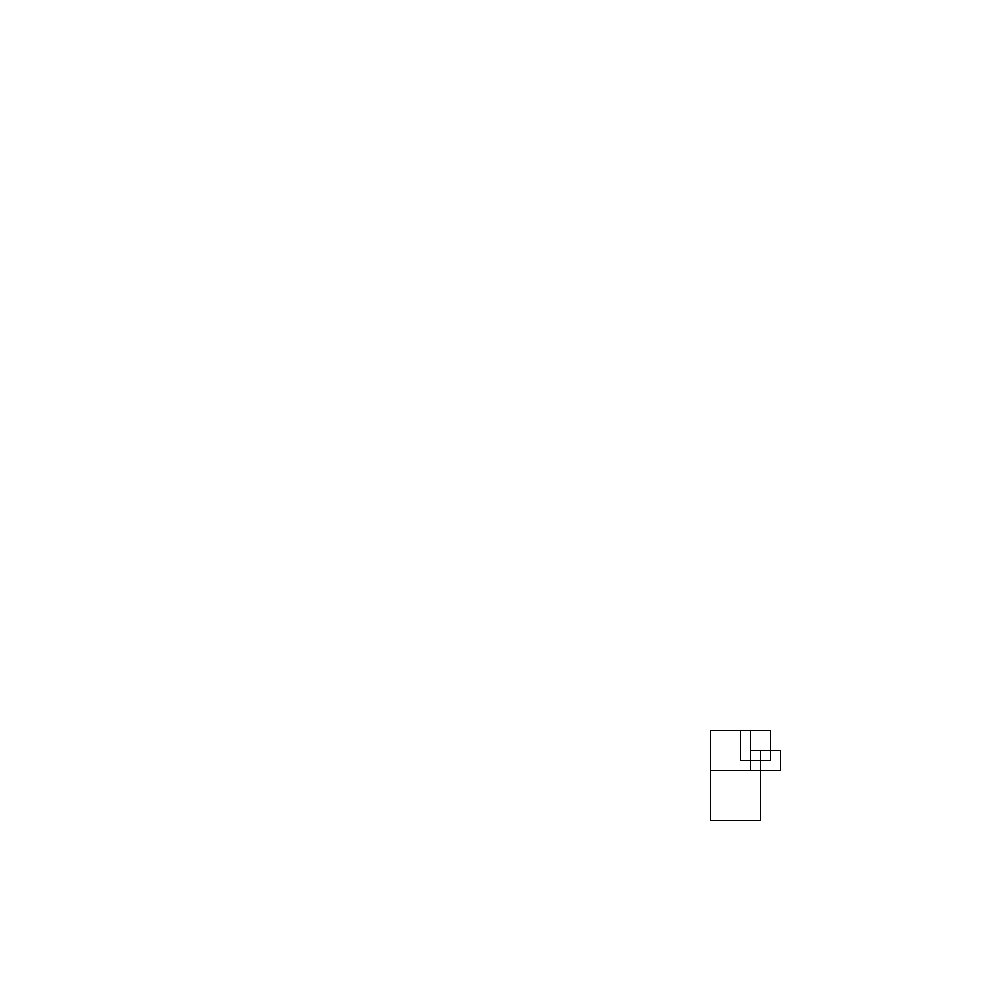
Frame 1 (no input)
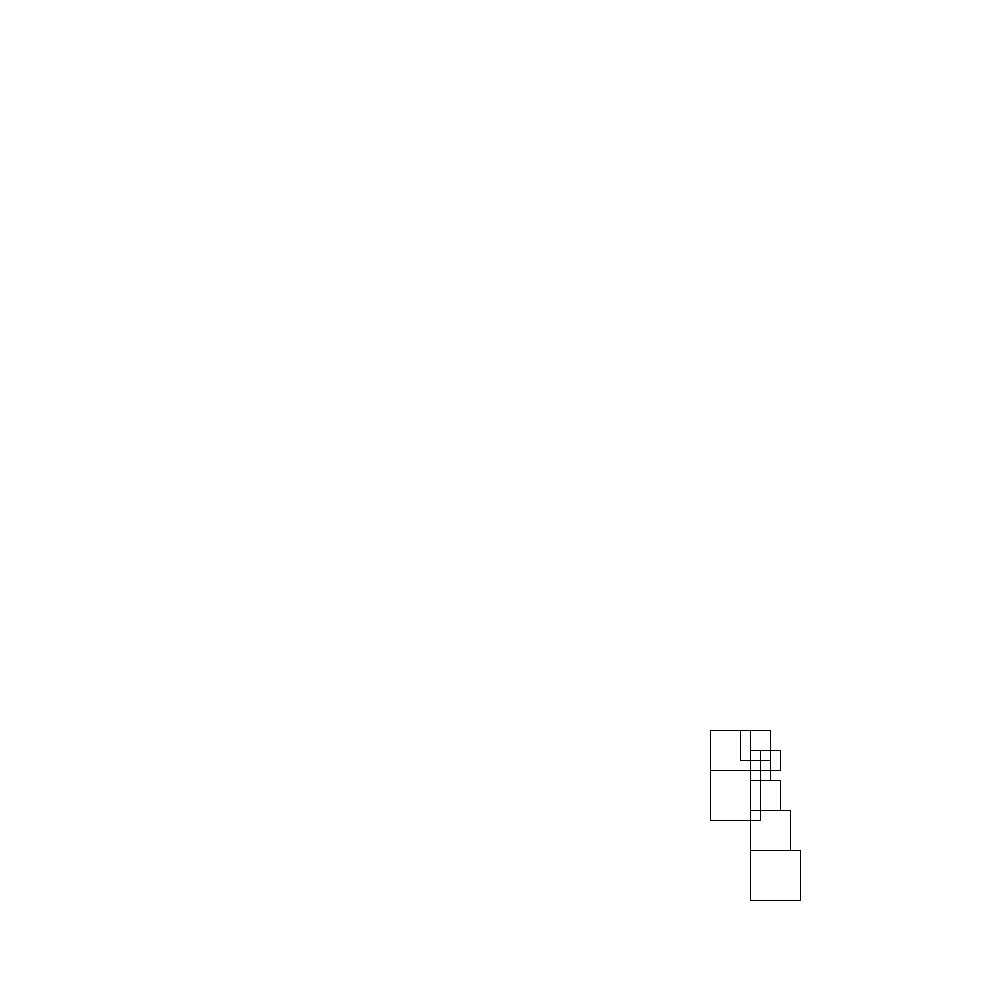
Frame 60 (the mouse pressed at the canvas centre just before this capture)
Frame 120 (the mouse held since frame 60 and released just before this capture): identical to frame 60, image omitted

The Processing sketch that drew these frames (run headless with seeded random() and noise(); from frame 60 on, the mouse is pressed at the canvas centre):

// Processing sketch: Square_thingamy
// ── Square_thingamy.pde
int unit = 10;
String direction = "right";

//right up left down

void setup() {
  size(1000, 1000);
  background(255);
}

void draw() {
  //rectMode(CENTER);
  noFill();
  float x = 3*width/4;
  float y = 3*height/4;
  for (int i = 1; i < 6; i++) {
    rect(x, y, unit*i, unit*i);
    if (direction == "left") {
      x -= unit*i;
      direction = "down";
    } else {
      if (direction == "down") {
        y += unit*i;
      } else {
        if (direction == "right") {
          x += unit*i;
          direction = "up";
        } else {
          if (direction == "up") {
            x -= unit*i;
            y -= unit*i;
            direction = "left";
          } else {
            if (direction == "left") {
              x -= unit*i;
              direction = "down";
            }
          }
        }
      }
    }
  }
}
